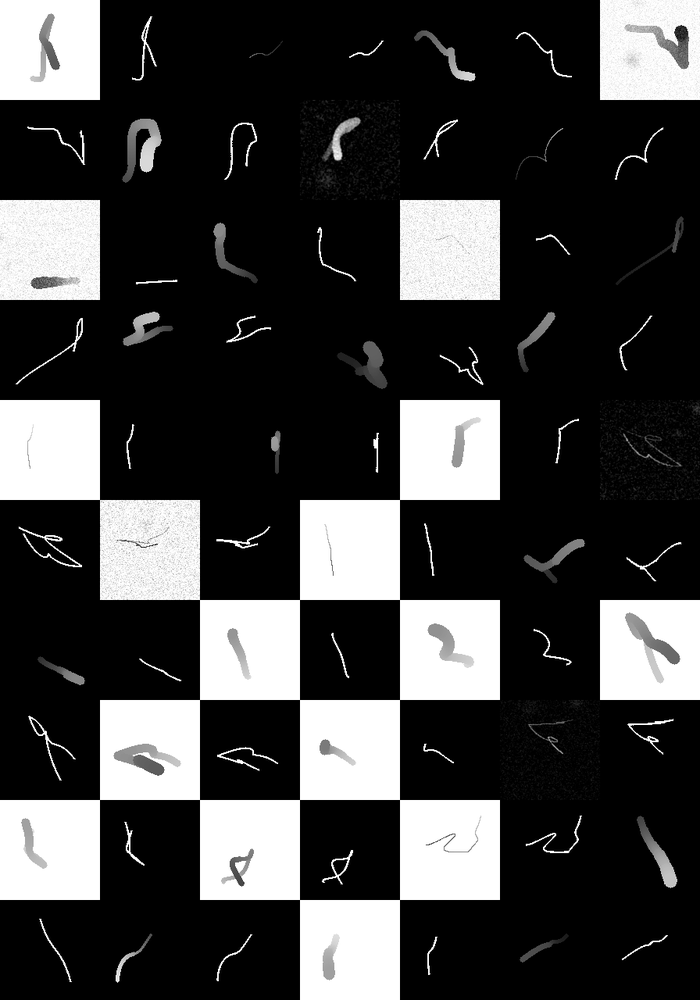
#> input picture CurveGeneratorModule/sample_curve/Experiment4_separate_stop_v2_curve_config/stage_10_Stage10_ComplexCurves.png, 700 x 1000 px, shrunk from 896 x 1280 before the run
$ python Classical_Filters_Enhanced.py ../CurveGeneratorModule/sample_curve/Experiment4_separate_stop_v2_curve_config/stage_10_Stage10_ComplexCurves.png
#> lines starting #> are read from the running program, lines starting #| are printed output that depends on the picture; after the words box and inside, x2 and y2 are one past the last pixel; in counts of white or black regions, pixels touching at a corner belong together
#> in extract_dsa_skeleton, img is the input picture: shape (1000, 700); min 0, max 255, mean 63.6
#!/usr/bin/env python3
"""
Enhanced DSA Skeleton Extraction
Improved vessel segmentation and skeletonization for DSA images
"""

import os
import argparse
import cv2
import numpy as np
import matplotlib.pyplot as plt
import networkx as nx
from pathlib import Path

from skimage.filters import frangi, threshold_multiotsu, threshold_otsu
from skimage.morphology import (
    skeletonize, remove_small_objects, closing, opening,
    disk, binary_dilation, binary_erosion
)
from skimage.measure import label, regionprops
from scipy import ndimage


# =========================
# PREPROCESSING
# =========================
def preprocess_dsa(img, clahe_clip=2.0, invert_if_needed=True):
    """
    Preprocess DSA image with CLAHE and inversion.

    Args:
        img: Input grayscale image (0-1 float or 0-255 uint8)
        clahe_clip: CLAHE clip limit
        invert_if_needed: Auto-invert if light background

    Returns:
        Preprocessed image (0-1 float, dark background)
    """
#> called with clahe_clip = 2, invert_if_needed = True
    if img.dtype == np.uint8:
        img = img.astype(np.float32) / 255.0

    # CLAHE for contrast enhancement
    img_uint8 = (img * 255).astype(np.uint8)
    clahe = cv2.createCLAHE(clipLimit=clahe_clip, tileGridSize=(8, 8))
    img_enhanced = clahe.apply(img_uint8).astype(np.float32) / 255.0

    # Auto-invert if light background (vessels should be bright on dark)
    if invert_if_needed and np.median(img_enhanced) > 0.5:
        print("  → Detected light background, inverting...")
        img_enhanced = 1.0 - img_enhanced

    return img_enhanced


# =========================
# VESSEL ENHANCEMENT
# =========================
def multi_scale_frangi(img, scale_ranges=None, return_best=True):
    """
    Apply Frangi filter at multiple scale ranges.

    Args:
        img: Input image (0-1 float)
        scale_ranges: List of (min, max) scale tuples
        return_best: If True, return max response; else return list

    Returns:
        Vesselness map(s)
    """
#> called with return_best = True
    if scale_ranges is None:
        # Default scales for DSA: thin to thick vessels
        scale_ranges = [(1, 3), (2, 5), (4, 8)]

    responses = []
    for scale_min, scale_max in scale_ranges:
        print(f"  → Frangi filter: scales {scale_min}-{scale_max}")
        vesselness = frangi(
            img,
            sigmas=range(scale_min, scale_max + 1),
            alpha=0.5,
            beta=0.5,
            gamma=15,
            black_ridges=False
        )
        responses.append(vesselness)
#> this loop made 3 passes
#> pass 1, in multi_scale_frangi, `vesselness = frangi( img, sigmas=range(scale_min, scale_max + 1), alph..`:
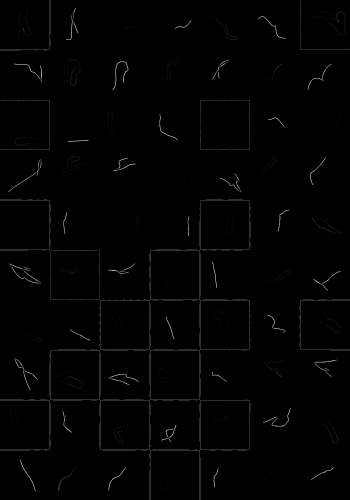
#> vesselness: shape (1000, 700) float32 (shown at 1/2 size); min 0, max 0.000403, mean 3.52e-06; drawn with min black and max white
#> pass 3, in multi_scale_frangi, `vesselness = frangi( img, sigmas=range(scale_min, scale_max + 1), alph..`:
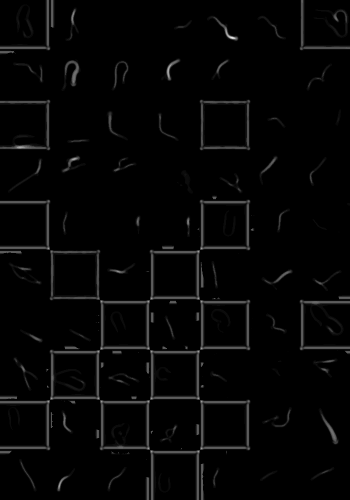
#> vesselness: shape (1000, 700) float32 (shown at 1/2 size); min 0, max 1.23e-06, mean 2.6e-08; drawn with min black and max white
#> after the loop, responses = 3 items

    if return_best:
        # Take maximum response across scales
        combined = np.maximum.reduce(responses)
        return (combined - combined.min()) / (combined.max() + 1e-8)
    else:
        return responses


# =========================
# THRESHOLDING
# =========================
def threshold_vessels(vesselness, method='multi_otsu', **kwargs):
    """
    Threshold vesselness map to binary mask.

    Args:
        vesselness: Vesselness map (0-1 float)
        method: 'otsu', 'multi_otsu', 'adaptive', 'hysteresis'
        **kwargs: Method-specific parameters

    Returns:
        Binary vessel mask
    """
#> called with method = 'multi_otsu'
    v_uint8 = (vesselness * 255).astype(np.uint8)

    if method == 'otsu':
        thresh = threshold_otsu(vesselness)
        binary = vesselness > thresh
        print(f"  → Otsu threshold: {thresh:.3f}")

    elif method == 'multi_otsu':
        # Use highest class from multi-Otsu
        n_classes = kwargs.get('n_classes', 3)
        thresholds = threshold_multiotsu(vesselness, classes=n_classes)
#> thresholds = [0.0918, 0.42]
        binary = vesselness > thresholds[-2]  # Use second-highest threshold
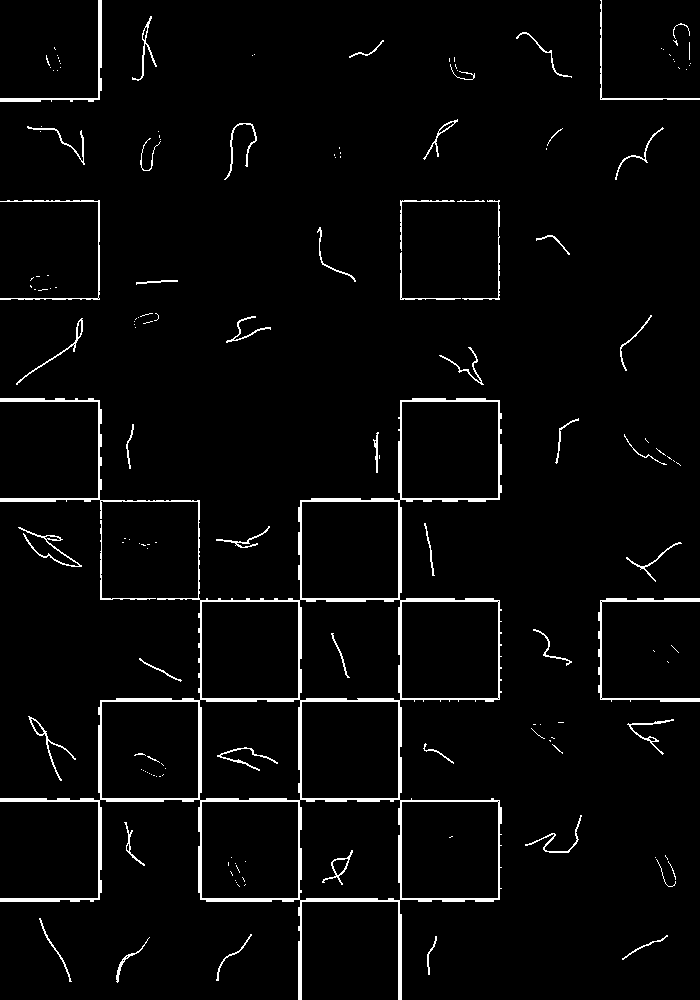
#> binary: shape (1000, 700) bool; 3.3% white; 159 white regions (106 under 20 px), largest, box (x1, y1, x2, y2) and area: (0, 398, 502, 1000) 13549, (598, 598, 700, 702) 904, (0, 0, 102, 102) 660
        print(f"  → Multi-Otsu thresholds: {[f'{t:.3f}' for t in thresholds]}")
#|   → Multi-Otsu thresholds: ['0.092', '0.420']

    elif method == 'adaptive':
        block_size = kwargs.get('block_size', 41)
        bias = kwargs.get('bias', -5)
        binary = cv2.adaptiveThreshold(
            v_uint8, 255,
            cv2.ADAPTIVE_THRESH_GAUSSIAN_C,
            cv2.THRESH_BINARY,
            block_size, bias
        ).astype(bool)
        print(f"  → Adaptive threshold: block={block_size}, bias={bias}")

    elif method == 'hysteresis':
        # Two-threshold approach (like Canny edge detection)
        low = kwargs.get('low_thresh', 0.1)
        high = kwargs.get('high_thresh', 0.3)
        high_mask = vesselness > high
        low_mask = vesselness > low
        # Grow from high seeds
        labeled = label(low_mask)
        high_labels = np.unique(labeled[high_mask])
        binary = np.isin(labeled, high_labels[high_labels > 0])
        print(f"  → Hysteresis: low={low:.3f}, high={high:.3f}")

    else:
        raise ValueError(f"Unknown threshold method: {method}")

    return binary


# =========================
# MORPHOLOGICAL CLEANUP
# =========================
def morphological_cleanup(binary, min_size=200, closing_radius=2, opening_radius=1):
    """
    Clean up binary mask with morphological operations.

    Args:
        binary: Binary vessel mask
        min_size: Minimum component size to keep
        closing_radius: Radius for closing operation
        opening_radius: Radius for opening operation

    Returns:
        Cleaned binary mask
    """
#> called with min_size = 200, closing_radius = 2, opening_radius = 1
    print(f"  → Removing small objects (min size: {min_size})")
    cleaned = remove_small_objects(binary, min_size=min_size)

    if closing_radius > 0:
        print(f"  → Morphological closing (radius: {closing_radius})")
        cleaned = closing(cleaned, disk(closing_radius))
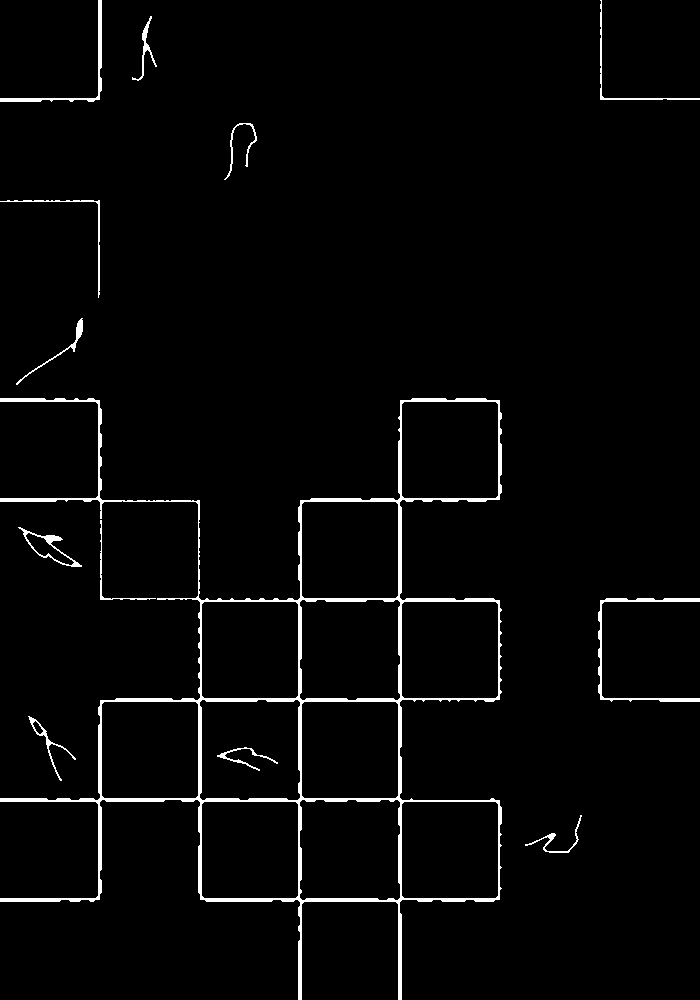
#> cleaned: shape (1000, 700) bool; 2.6% white; 13 white regions, largest, box (x1, y1, x2, y2) and area: (0, 398, 502, 1000) 13996, (598, 598, 700, 702) 932, (0, 0, 102, 102) 673

    if opening_radius > 0:
        print(f"  → Morphological opening (radius: {opening_radius})")
        cleaned = opening(cleaned, disk(opening_radius))
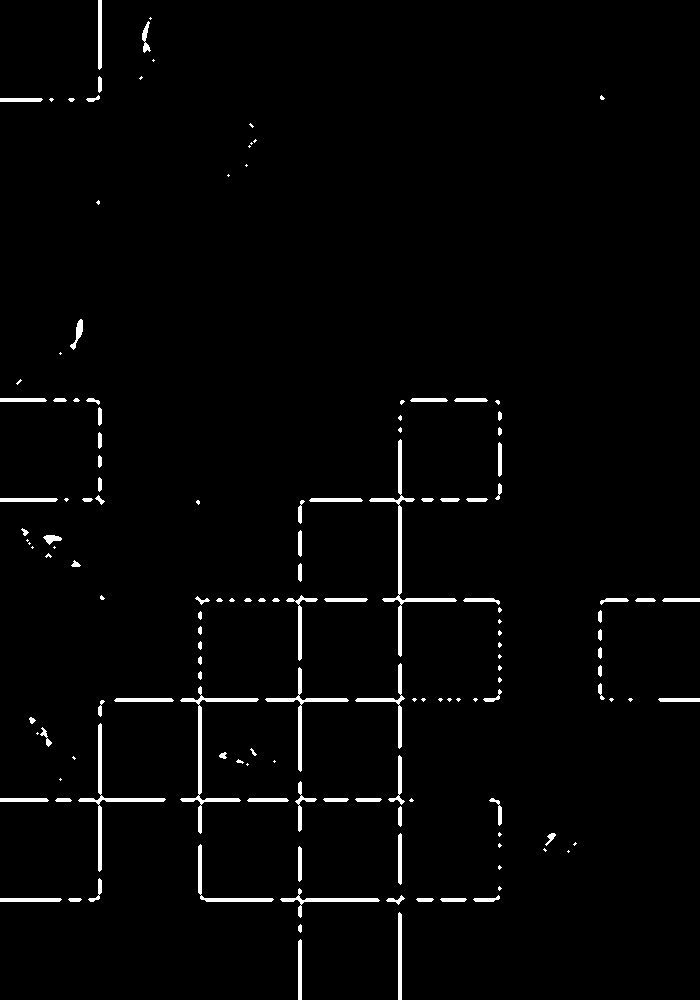
#> cleaned: shape (1000, 700) bool; 2% white; 148 white regions (55 under 20 px), largest, box (x1, y1, x2, y2) and area: (369, 439, 457, 657) 1236, (180, 686, 259, 834) 1032, (78, 723, 166, 872) 884

    return cleaned


# =========================
# SKELETONIZATION
# =========================
def extract_skeleton(binary, min_skeleton_size=40):
    """
    Extract skeleton from binary mask.

    Args:
        binary: Binary vessel mask
        min_skeleton_size: Minimum skeleton component size

    Returns:
        Skeleton (binary)
    """
#> called with min_skeleton_size = 40
    print("  → Skeletonizing...")
    skeleton = skeletonize(binary)
#> skeleton: shape (1000, 700) bool; 0.48% white in thin lines or dots
#> (the rest of the program and of its run is left out)
